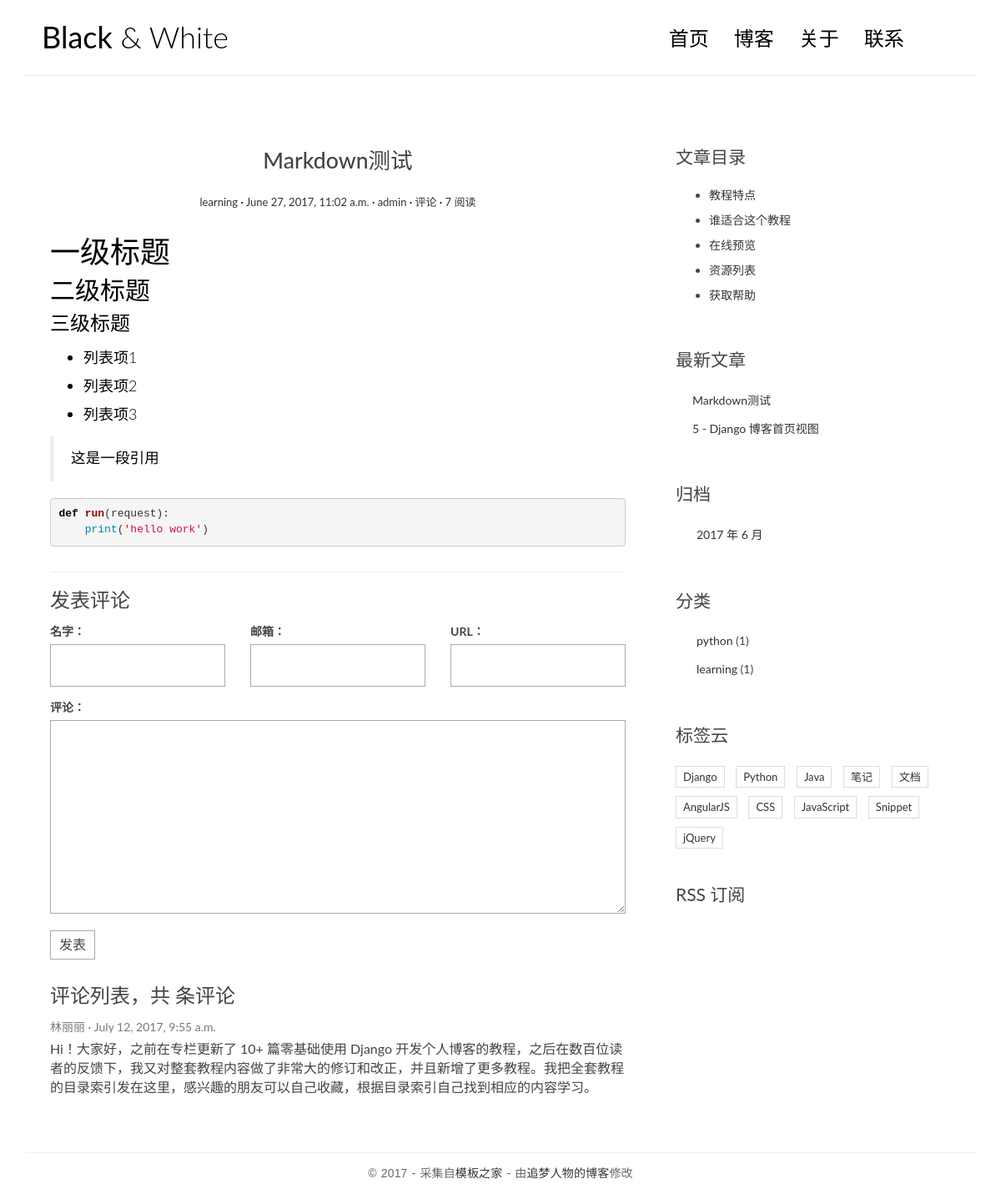
Screenshot of /post/3/ with the database file from the repository.
### blog/models.py (models this page shows, shortened)
class Post(models.Model):
	title = models.CharField(max_length=70)
	body = models.TextField()
	created_time = models.DateTimeField()
	modified_time = models.DateTimeField()
	excerpt = models.CharField(max_length=200, blank=True)
	category = models.ForeignKey(Category)
	tags = models.ManyToManyField(Tag, blank=True)
	author = models.ForeignKey(User)
	views = models.PositiveIntegerField(default=0)
	def get_absolute_url(self):
		return reverse('blog:detail', kwargs={'pk': self.pk})
	def increase_views(self):
		self.views += 1
		self.save(update_fields=['views'])
	def save(self, *args, **kwargs):
		if not self.excerpt:
			md = markdown.Markdown(extensions=[
				'markdown.extensions.extra',
				'markdown.extensions.codehilite',
			])
			self.excerpt = strip_tags(md.convert(self.body))[:54]
		super(Post, self).save(*args, **kwargs)
	class Meta:
		ordering = ['-created_time']

class Category(models.Model):
	name = models.CharField(max_length=100)

### comments/models.py (models this page shows, shortened)
class Comment(models.Model):
    name = models.CharField(max_length=100)
    email = models.EmailField(max_length=255)
    url = models.URLField(blank=True)
    text = models.TextField()
    created_time = models.DateTimeField(auto_now_add=True)
    post = models.ForeignKey('blog.Post')

### blog/views.py (the view)
# urls.py: url(r'^post/(?P<pk>[0-9]+)/$', views.PostDetailView.as_view(), name='detail'),
class PostDetailView(DetailView):
    model = Post
    template_name = 'blog/detail.html'
    context_object_name = 'post'
    def get(self, request, *args, **kwargs):
        response = super(PostDetailView, self).get(request, *args, **kwargs)
        self.object.increase_views()
        return response
    def get_object(self, queryset=None):
        post = super(PostDetailView, self).get_object(queryset=None)
        post.body = markdown.markdown(post.body,
                                      extensions=[
                                          'markdown.extensions.extra',
                                          'markdown.extensions.codehilite',
                                          'markdown.extensions.toc',
                                      ])
        return post
    def get_context_data(self, **kwargs):
        context = super(PostDetailView, self).get_context_data(**kwargs)
        form = CommentForm()
        comment_list = self.object.comment_set.all()
        context.update({
            'form': form,
            'comment_list': comment_list
        })
        return context

### comments/forms.py
class CommentForm(forms.ModelForm):
    class Meta:
        model = Comment
        fields = ['name', 'email', 'url', 'text']

### blog/templatetags/blog_tags.py (called while the page is built)
@register.simple_tag
def get_recent_posts(num=5):
    return Post.objects.all().order_by('-created_time')[:num]

@register.simple_tag
def archives():
    return Post.objects.dates('created_time', 'month', order='DESC')

@register.simple_tag
def get_categories():
    return Category.objects.annotate(num_posts=Count('post')).filter(num_posts__gt=0)

### templates/blog/detail.html (shortened to what this page needs)
{% extends 'base.html' %}
{% block main %}
    <article class="post post-{{ post.pk }}">
      <header class="entry-header">
        <h1 class="entry-title">{{ post.title }}</h1>
        <div class="entry-meta">
          <span class="post-category"><a href="#">{{ post.category.name }}</a></span>
          <span class="post-date"><a href="#"><time class="entry-date"
                                                    datetime="{{ post.created_time }}">{{ post.created_time }}</time></a></span>
          <span class="post-author"><a href="#">{{ post.author }}</a></span>
          <span class="comments-link"><a href="#">{{ comment_num }} 评论</a></span>
          <span class="views-count"><a href="#">{{ post.views }} 阅读</a></span>
        </div>
      </header>
      <div class="entry-content clearfix">
        {{ post.body|safe }}
      </div>
    </article>
    <section class="comment-area" id="comment-area">
        <hr>
        <h3>发表评论</h3>
        <form action="{% url 'comments:post_comment' post.pk %}" method="post" class="comment-form">
          <div class="row">
            <div class="col-md-4">
              <label for="{{ form.name.id_for_label }}">名字：</label>
              {{ form.name }}
            </div>
            <div class="col-md-4">
              <label for="{{ form.email.id_for_label }}">邮箱：</label>
              {{ form.email }}
            </div>
            <div class="col-md-4">
              <label for="{{ form.url.id_for_label }}">URL：</label>
              {{ form.url }}
            </div>
            <div class="col-md-12">
              <label for="{{ form.text.id_for_label }}">评论：</label>
              {{ form.text }}
              <button type="submit" class="comment-btn">发表</button>
            </div>
          </div>
        </form>
        <div class="comment-list-panel">
            <h3>评论列表，共  条评论</h3>
            <ul class="comment-list list-unstyled">
              {% for comment in comment_list %}
              <li class="comment-item">
                <span class="nickname">{{ comment.name }}</span>
                <time class="submit-date">{{ comment.created_time }}</time>
                <div class="text">
                  {{ comment.text }}
                </div>
              </li>
              {% empty %}
              暂无评论
              {% endfor %}
            </ul>
        </div>
    </section>
{% endblock main %}
{% block toc %}
    <div class="widget widget-content">
        <h3 class="widget-title">文章目录</h3>
        <ul>
            <li>
                <a href="#">教程特点</a>
            </li>
            <li>
                <a href="#">谁适合这个教程</a>
            </li>
            <li>
                <a href="#">在线预览</a>
            </li>
            <li>
                <a href="#">资源列表</a>
            </li>
            <li>
                <a href="#">获取帮助</a>
            </li>
        </ul>
    </div>
{% endblock toc %}

### templates/base.html (shortened to what this page needs)
{% load staticfiles %}
{% load blog_tags %}
<!DOCTYPE html>
<html>
<head>
    <link rel="stylesheet" href="{% static 'blog/css/bootstrap.min.css' %}">
    <link rel="stylesheet" href="http://code.ionicframework.com/ionicons/2.0.1/css/ionicons.min.css">
    <link rel="stylesheet" href="{% static 'blog/css/pace.css' %}">
    <link rel="stylesheet" href="{% static 'blog/css/custom.css' %}">
    <link rel="stylesheet" href="{% static 'blog/css/highlights/github.css' %}">
</head>
<body>
<div class="container">
    <header id="site-header">
        <div class="row">
            <div class="col-md-4 col-sm-5 col-xs-8">
                <div class="logo">
                    <h1><a href="{% url 'blog:index' %}"><b>Black</b> &amp; White</a></h1>
                </div>
            </div>
            <div class="col-md-8 col-sm-7 col-xs-4">
                <nav class="main-nav" role="navigation">
                    <div class="collapse navbar-collapse" id="bs-example-navbar-collapse-1">
                        <ul class="nav navbar-nav navbar-right">
                            <li class="cl-effect-11"><a href="{% url 'blog:index' %}" data-hover="首页">首页</a></li>
                            <li class="cl-effect-11"><a href="full-width.html" data-hover="博客">博客</a></li>
                            <li class="cl-effect-11"><a href="about.html" data-hover="关于">关于</a></li>
                            <li class="cl-effect-11"><a href="contact.html" data-hover="联系">联系</a></li>
                        </ul>
                    </div>
                </nav>
            </div>
        </div>
    </header>
</div>
<div class="content-body">
    <div class="container">
        <div class="row">
            <main class="col-md-8">
                {% block main %}
                {% endblock main %}
            </main>
            <aside class="col-md-4">
                {% block toc %}
                {% endblock toc %}
                <div class="widget widget-recent-posts">
                    <h3 class="widget-title">最新文章</h3>
                    {% get_recent_posts as recent_post_list %}
                      <ul>
                        {% for post in recent_post_list %}
                        <li>
                          <a href="{{ post.get_absolute_url }}">{{ post.title }}</a>
                        </li>
                        {% empty %}
                        暂无文章！
                        {% endfor %}
                      </ul>
                </div>
                <div class="widget widget-archives">
                    <h3 class="widget-title">归档</h3>
                    {% archives as date_list %}
                      <ul>
                        {% for date in date_list %}
                        <li>
                          <a href="{% url 'blog:archives' date.year date.month %}">
                            {{ date.year }} 年 {{ date.month }} 月
                          </a>
                        </li>
                        {% empty %}
                        暂无归档！
                        {% endfor %}
                      </ul>
                </div>
                <div class="widget widget-category">
                    <h3 class="widget-title">分类</h3>
                    {% get_categories as category_list %}
                      <ul>
                        {% for category in category_list %}
                        <li>
                          <a href="{% url 'blog:category' category.pk %}">{{ category.name }}</a>
                            <span class="post-count">({{ category.num_posts }})</span>
                        </li>
                        {% empty %}
                        暂无分类！
                        {% endfor %}
                      </ul>
                </div>
                <div class="widget widget-tag-cloud">
                    <h3 class="widget-title">标签云</h3>
                    <ul>
                        <li>
                            <a href="#">Django</a>
                        </li>
                        <li>
                            <a href="#">Python</a>
                        </li>
                        <li>
                            <a href="#">Java</a>
                        </li>
                        <li>
                            <a href="#">笔记</a>
                        </li>
                        <li>
                            <a href="#">文档</a>
                        </li>
                        <li>
                            <a href="#">AngularJS</a>
                        </li>
                        <li>
                            <a href="#">CSS</a>
                        </li>
                        <li>
                            <a href="#">JavaScript</a>
                        </li>
                        <li>
                            <a href="#">Snippet</a>
                        </li>
                        <li>
                            <a href="#">jQuery</a>
                        </li>
                    </ul>
                </div>
                <div class="rss">
                    <a href=""> RSS 订阅</a>
                </div>
            </aside>
        </div>
    </div>
</div>
<footer id="site-footer">
    <div class="container">
        <div class="row">
            <div class="col-md-12">
                <p class="copyright">&copy 2017 - 采集自<a href="http://www.cssmoban.com/"
                                                        target="_blank" title="模板之家">模板之家</a>
                    - 由<a href="http://zmrenwu.com/" title="网页模板" target="_blank">追梦人物的博客</a>修改
                </p>
            </div>
        </div>
    </div>
</footer>
</body>
</html>

### blog/static/blog/css/custom.css (style rules this page uses)
* { outline: none; }
h1, h2, h3, h4, h5, h6 { margin-top: 0; }
b { font-weight: 400; }
a { color: #333; }
body { color: #444; font-family: 'Lato', sans-serif; }
p { font-family: 'Ubuntu', sans-serif; font-weight: 400; word-spacing: 1px; letter-spacing: 0.01em; }
#site-header { background-color: #FFF; padding: 25px 20px; margin-bottom: 40px; border-bottom: 1px solid #e7e7e7; }
.logo h1 a { color: #000; }
.logo h1 { margin: 0; font-family: 'Lato', sans-serif; font-weight: 300; }
.main-nav { margin-top: 11px; max-width: 95%; }
.main-nav a { color: #000000 !important; padding: 0 0 5px 0 !important; margin-right: 30px; font-family: 'Lato', sans-serif; font-weight: 300; font-size: 24px; }
.cl-effect-11 a { padding: 10px 0; color: #0972b4; text-shadow: none; }
.cl-effect-11 a::before { position: absolute; top: 0; left: 0; overflow: hidden; padding: 0 0 5px 0 !important; max-width: 0; border-bottom: 1px solid #000; color: #000; content: attr(data-hover); white-space: nowrap; -webkit-transition: max-width 0.5s; -moz-transition: max-width 0.5s; transition: max-width 0.5s; }
.content-body { padding-bottom: 4em; }
.post { background: #fff; padding: 30px 30px 0; }
.entry-title { text-align: center; font-size: 1.9em; margin-bottom: 20px; line-height: 1.6; padding: 10px 20px 0; }
.entry-meta { text-align: center; color: #DDDDDD; font-size: 13px; margin-bottom: 30px; }
.entry-content { font-size: 18px; line-height: 1.9; font-weight: 300; color: #000; }
.post-category::after, .post-date::after, .post-author::after, .comments-link::after { content: ' ·'; color: #000; }
.widget { background: #fff; padding: 30px 0 0; }
.widget-title { font-size: 1.5em; margin-bottom: 20px; line-height: 1.6; padding: 10px 0 0; font-weight: 400; }
.widget-recent-posts ul { padding: 0; margin: 0; padding-left: 20px; }
.widget-recent-posts ul li { list-style-type: none; position: relative; line-height: 170%; margin-bottom: 10px; }
.widget-recent-posts ul li::before { content: '\f3d3'; font-family: "Ionicons"; position: absolute; left: -17px; top: 3px; font-size: 16px; color: #000; }
.widget-archives ul { padding: 0; margin: 0; padding-left: 25px; }
.widget-archives ul li { list-style-type: none; position: relative; line-height: 170%; margin-bottom: 10px; }
.widget-archives ul li::before { content: '\f3f3'; font-family: "Ionicons"; position: absolute; left: -25px; top: 1px; font-size: 16px; color: #000; }
.widget-category ul { padding: 0; margin: 0; padding-left: 25px; }
.widget-category ul li { list-style-type: none; position: relative; line-height: 170%; margin-bottom: 10px; }
.widget-category ul li::before { content: '\f3fe'; font-family: "Ionicons"; position: absolute; left: -25px; top: 1px; font-size: 18px; color: #000; }
.widget-tag-cloud ul { padding: 0; margin: 0; margin-right: -10px; }
.widget-tag-cloud ul li { list-style-type: none; font-size: 13px; display: inline-block; margin-right: 10px; margin-bottom: 10px; padding: 3px 8px; border: 1px solid #ddd; }
.widget-content ul li { margin-bottom: 10px; }
.rss { font-size: 21px; margin-top: 30px; }
.rss a { color: #444; }
#site-footer { padding-top: 10px; padding: 0 0 1.5em 0; }
.copyright { text-align: center; padding-top: 1em; margin: 0; border-top: 1px solid #eee; color: #666; }
.contact-form input, .comment-form input { border: 1px solid #aaa; margin-bottom: 15px; width: 100%; padding: 15px 15px; font-size: 16px; line-height: 100%; transition: 0.4s border-color linear; }
.contact-form textarea, .comment-form textarea { border: 1px solid #aaa; margin-bottom: 15px; width: 100%; padding: 15px 15px; font-size: 16px; line-height: 20px !important; min-height: 183px; transition: 0.4s border-color linear; }
.comment-area { padding: 0 30px 0; }
.comment-form { margin-top: 15px; }
.comment-form .comment-btn { background-color: #fff; border: 1px solid #aaa; font-size: 16px; padding: 5px 10px; }
.comment-list-panel { margin-top: 30px; }
.comment-list { margin-top: 15px; }
.comment-item .nickname, .comment-item .submit-date { color: #777; font-size: 14px; }
.comment-item .nickname:after { content: ' ·'; }
.comment-item .text { padding-top: 5px; font-size: 16px; }

### blog/static/blog/css/highlights/github.css (style rules this page uses)
.codehilite .k { color: #000000; font-weight: bold }
.codehilite .nb { color: #0086B3 }
.codehilite .nf { color: #990000; font-weight: bold }
.codehilite .w { color: #bbbbbb }
.codehilite .s1 { color: #d01040 }

### rows the page displays
Post: title "Markdown测试", category.name "learning", created_time "June 27, 2017, 11:02 a.m.", author "admin", views "7", body "一级标题 二级标题 三级标题 列表项1 列表项2 列表项3 这是一段引用 def run ( request ): print ( 'hello work' )"
Comment: name "林丽丽", created_time "July 12, 2017, 9:55 a.m.", text "Hi！大家好，之前在专栏更新了 10+ 篇零基础使用 Django 开发个人博客的教程，之后在数百位读者的反馈下，我又对整套教程内容做了非常大的修订和改正，并且新增了更多教程。我把全套教程的目录索引发在这里，感兴趣的朋友可以自己收藏，根据目录索引自己找到相应的内容学习。"
Post: title "5 - Django 博客首页视图"
Category: name "python", num_posts "1"
Category: name "learning", num_posts "1"

### other values shown
{{ date.year }} "2017"
{{ date.month }} "6"
